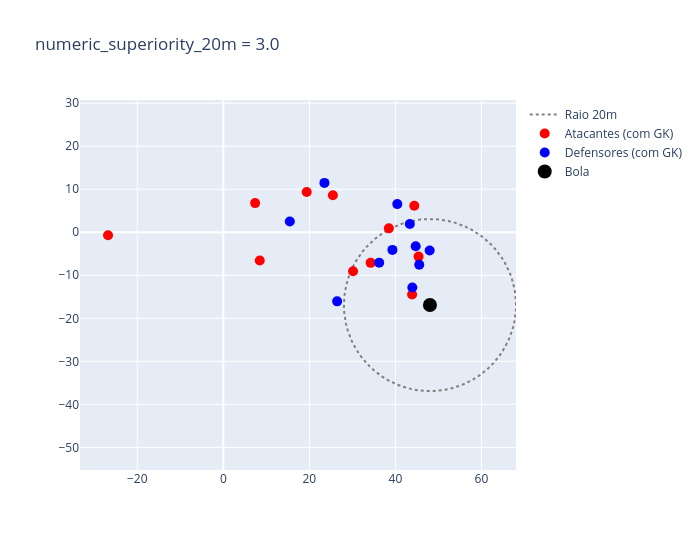

Notebook code cell kept with this figure:
### Code cell
# Feature 7 — numeric_superiority_20m
plot_numeric_superiority(all_attackers, all_defenders, ball, radius=20, value=feature_row['numeric_superiority_20m'], radius_color='gray')
